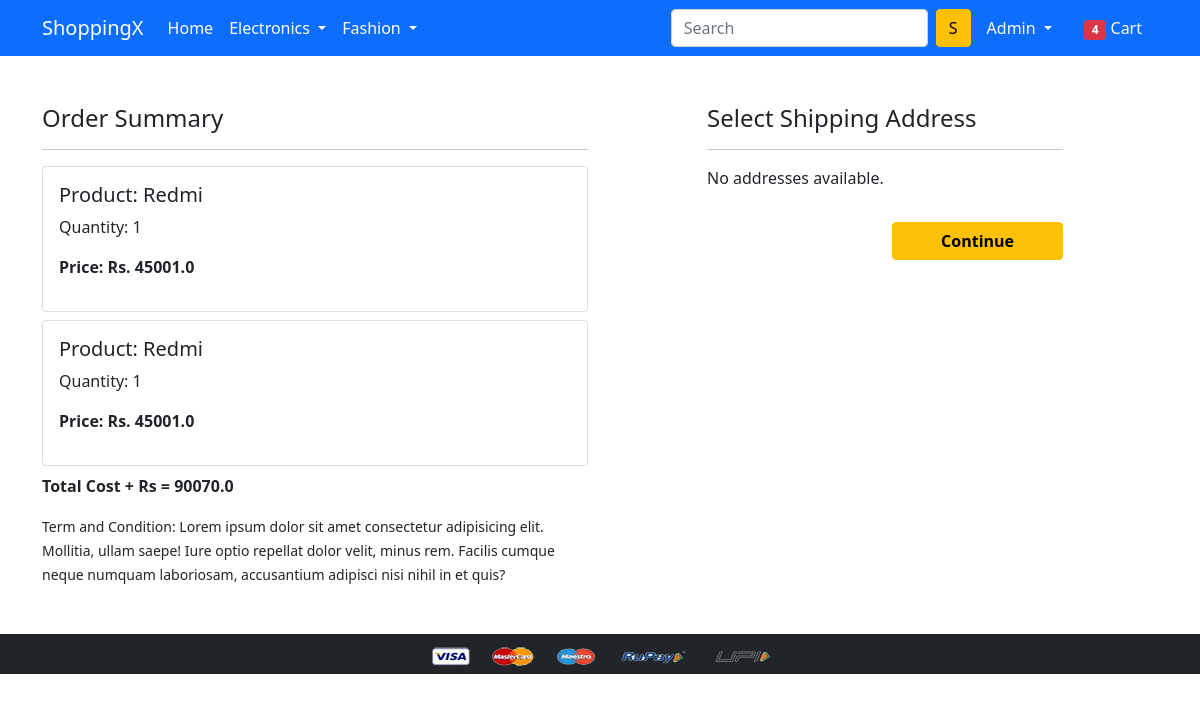
Screenshot of /checkout/ (signed in) with the database file from the repository.
### app/models.py (models this page shows, shortened)
class Cart(models.Model):
    user=models.ForeignKey(User,on_delete=models.CASCADE)
    product=models.ForeignKey(Product,on_delete=models.CASCADE)
    quantity=models.PositiveIntegerField(default=1)
    @property
    def total_cost(self):
        return self.quantity+self.product.discount_price

class Product(models.Model):
    title=models.CharField(max_length=100)
    selling_price=models.FloatField()
    discount_price=models.FloatField()
    description=models.TextField()
    brand=models.CharField(max_length=100)
    category=models.CharField(choices=CATEGORY_CHOICES,max_length=2)
    product_image=models.ImageField(upload_to='producting')

### app/views.py (the view)
# urls.py: path('checkout/', views.checkout, name='checkout'),
@login_required
def checkout(request):
    user = request.user
    addresses = Customer.objects.filter(user=user)
    cart_items = Cart.objects.filter(user=user)
    amount = 0.0
    shipping_amount = 70.0
    totalamount = 0.0
    for cart_item in cart_items:
        temp_amount = cart_item.quantity * cart_item.product.discount_price
        amount += temp_amount
    totalamount = amount + shipping_amount
    return render(request, 'app/checkout.html', {
        'addresses': addresses,  # Pass the queryset of addresses
        'totalamount': totalamount,
        'cart_items': cart_items
    })

### app/templates/app/checkout.html (shortened to what this page needs)
{% extends 'app/base.html' %}
{% load static %}
{% block main-content %}
<div class="container">
  <div class="row mt-5">
    <div class="col-sm-6">
      <h4>Order Summary</h4>
      <hr>
      {% for item in cart_items %}
        <div class="card mb-2">
          <div class="card-body">
            <h5>Product: {{item.product.title}}</h5>
            <p>Quantity: {{item.quantity}}</p>
            <p class="fw-bold">Price: Rs. {{item.total_cost}}</p>
          </div>
        </div>
      {% endfor %}
      <p class="fw-bold">Total Cost + Rs = {{ totalamount }}</p>
      <small>Term and Condition: Lorem ipsum dolor sit amet consectetur adipisicing elit. Mollitia, ullam saepe! Iure optio repellat dolor velit, minus rem. Facilis cumque neque numquam laboriosam, accusantium adipisci nisi nihil in et quis?</small>
    </div>
    <div class="col-sm-4 offset-sm-1">
      <h4>Select Shipping Address</h4>
      <hr>
      <form action="{% url 'paymentdone' %}" method="GET">
        {% for address in addresses %}
          <div class="card mb-2">
            <div class="card-body">
              <h5>{{ address.name }}</h5>
              <p>{{ address.locality }}, {{ address.city }}, {{ address.state }} - {{ address.zipcode }}</p>
            </div>
          </div>
          <div class="form-check mt-2 mb-5">
            <input class="form-check-input" type="radio" name="custid" value="{{ address.id }}" id="address{{ address.id }}" required>
            <label class="form-check-label fw-bold" for="address{{ address.id }}">
              Address: {{ address.name }}
            </label>
          </div>
        {% empty %}
          <p>No addresses available.</p>
        {% endfor %}
        <div class="text-end">
          <button type="submit" class="btn btn-warning mt-3 px-5 fw-bold">Continue</button>
        </div>
      </form>
    </div>
  </div>
</div>
{% endblock main-content %}

### app/templates/app/base.html (shortened to what this page needs)
<!doctype html>
{% load static %}
<html lang="en">
  <head>
    <link href="https://cdn.jsdelivr.net/npm/bootstrap@5.0.0-beta1/dist/css/bootstrap.min.css" rel="stylesheet">
    <link rel="stylesheet" href="{% static 'app/css/owl.carousel.min.css' %}">
    <link rel="stylesheet" href="{% static 'app/css/all.min.css' %}">
    <link rel="stylesheet" href="{% static 'app/css/style.css' %}">
  </head>
  <body>
    <nav class="navbar navbar-expand-lg navbar-dark bg-primary">
      <div class="container">
        <a class="navbar-brand" href="/">ShoppingX</a>
        <div class="collapse navbar-collapse" id="navbarSupportedContent">
          <ul class="navbar-nav me-auto mb-2 mb-lg-0">
            <li class="nav-item">
              <a class="nav-link active" aria-current="page" href="/">Home</a>
            </li>
            <li class="nav-item dropdown">
              <a class="nav-link dropdown-toggle text-white" href="#" id="electronicsDropdown" role="button" data-bs-toggle="dropdown" aria-expanded="false">
                Electronics
              </a>
            </li>
            <li class="nav-item dropdown">
              <a class="nav-link dropdown-toggle text-white" href="#" id="fashionDropdown" role="button" data-bs-toggle="dropdown" aria-expanded="false">
                Fashion
              </a>
            </li>
          </ul>
          <form class="d-flex">
            <input class="form-control me-2" type="search" placeholder="Search" aria-label="Search">
            <button class="btn btn-warning" type="submit">S</button>
          </form>
          <div>
            <ul class="navbar-nav me-auto mb-2 mb-lg-0">
              {% if request.user.is_authenticated %}
                <li class="nav-item dropdown mx-2">
                  <a class="nav-link dropdown-toggle text-white" href="#" id="profileDropdown" role="button" data-bs-toggle="dropdown" aria-expanded="false">
                    {{ request.user.username |capfirst}}
                  </a>
                </li>
                <li class="nav-item mx-2">
                  <a href="{% url 'showcart' %}" class="nav-link text-white">
                    <span class="badge bg-danger">4</span> Cart
                  </a>
                </li>
              {% endif %}
            </ul>
          </div>
        </div>
      </div>
    </nav>
    {% block main-content %}{% endblock main-content %}
    <footer class="container-fluid bg-dark text-center p-2 mt-5">
      <img src="{% static 'app/images/payment.png' %}" alt="Payment Methods" class="img-fluid" height="2px">
    </footer>
  </body>
</html>

### rows the page displays
Cart: product "Redmi", quantity "1", total_cost "45001.0"
Cart: product "Redmi", quantity "1", total_cost "45001.0"

### other values shown
{{ request.user.username |capfirst }} "Admin"
{{ totalamount }} "90070.0"
